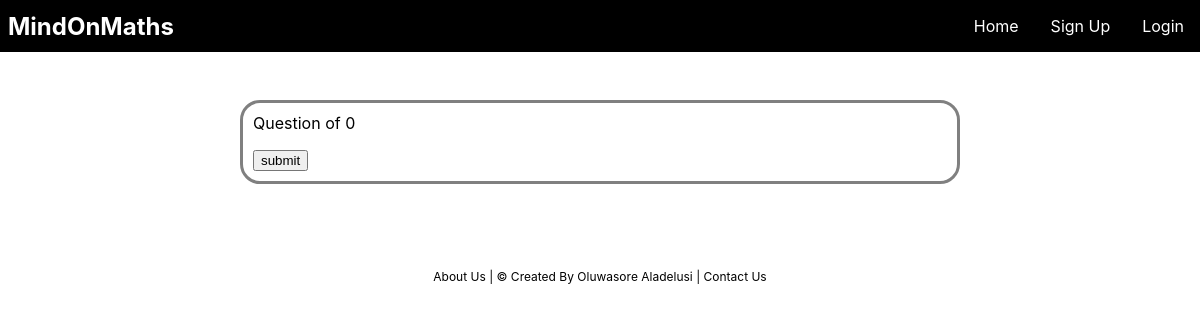
/rounding_year_4_quiz/rounding_year_4_quiz.php?n=1, run on an earlier commit of the app's database.
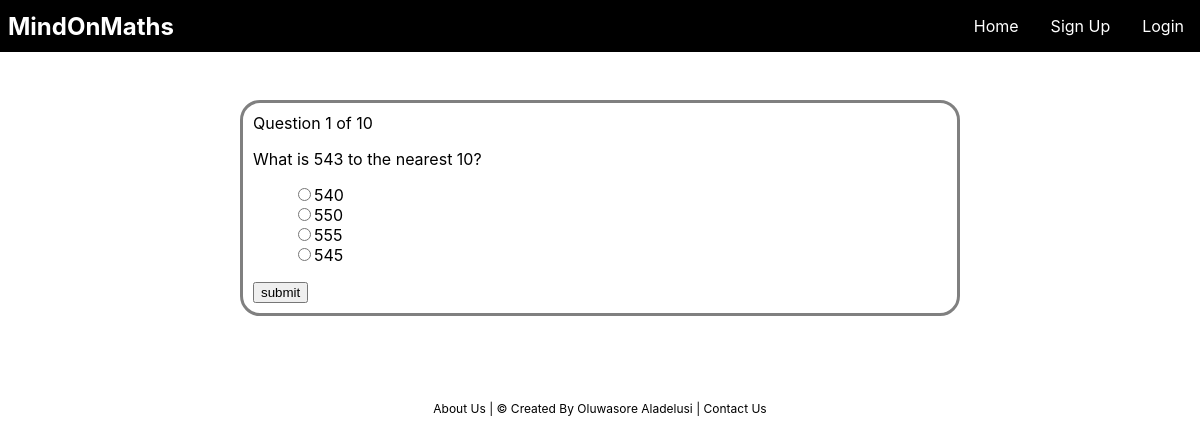
And on a later commit of the database.
### tables this page shows
CREATE TABLE `questions` (
  `id` int(11) NOT NULL,
  `questions_number` int(11) NOT NULL,
  `text` text NOT NULL,
  `topic` text NOT NULL
);

CREATE TABLE `choices` (
  `id` int(11) NOT NULL,
  `questions_number` int(11) NOT NULL,
  `is_correct` tinyint(1) NOT NULL DEFAULT 0,
  `text` text NOT NULL,
  `topic` text NOT NULL
);

### rounding_year_4_quiz/rounding_year_4_quiz.php (the view, shortened to what this page needs)
<?php
    include_once '../includes/dbh.inc.php';
    include '../navbar/quizheader.php';
?>
<?php
$number = (int) $_GET['n'];
$query = "SELECT * FROM `questions` WHERE topic = 'rounding_year_4'";
$result = mysqli_query($conn, $query) or die(mysqli_error($conn) . __LINE__);
$total = mysqli_num_rows($result);
$query = "SELECT * FROM `questions` WHERE questions_number = $number AND topic = 'rounding_year_4'";
$result = mysqli_query($conn, $query) or die(mysqli_error($conn) . __LINE__);
$question = mysqli_fetch_assoc($result);
$query = "SELECT * FROM `choices` WHERE questions_number = $number AND topic = 'rounding_year_4'";
$choices = mysqli_query($conn, $query) or die(mysqli_error($conn) . __LINE__);
?>
<!DOCTYPE html>
<html lang="en">
<head>
</head>
<body>
    <div class="quiz-container">
        <div class="current-question">Question <?php echo $question['questions_number']; ?> of <?php echo $total?></div>
        <p class="question">
            <?php
            echo $question['text'];
            ?>
        </p>
        <form method="post" action="rounding_year_4_process.php">
            <ul class="choices">
                <?php
                while ($row = mysqli_fetch_assoc($choices)) :
                ?>
                    <li><input name="choice" type="radio" value="<?php echo $row['id']; ?>"><?php echo $row['text']; ?></li>
                <?php endwhile; ?>
            </ul>
            <input type="submit" value="submit"/>
        </form>
    </div>
</body>
</html>
<?php
include_once '../navbar/quizfooter.php'
?>

### navbar/quizheader.php (shortened to what this page needs)
<!DOCTYPE html>
<html lang="en">
<head>
    <link rel="stylesheet" href="../css/style.css">
</head>
<body>
    <nav class="navbar">
        <div class="brand-title">MindOnMaths</div>
        <div class="navbar-links">
            <ul>
                <li><a href="../index.php">Home</a></li>
                <?php
                if (isset($_SESSION["useruid"])) {
                    echo "<li><a href='../dashboard.php'>Dashboard</a></li>";
                    echo "<li><a href='../settings.php'>Settings</a></li>";
                    echo "<li><a href='../includes/logout.inc.php'>Logout</a></li>";
                } else {
                    echo "<li><a href='../signup.php'>Sign Up</a></li>";
                    echo "<li><a href='../login.php'>Login</a></li>";
                }
                ?>
            </ul>
        </div>
    </nav>
</body>

### navbar/quizfooter.php (shortened to what this page needs)
<!DOCTYPE html>
<html lang="en">
<head>
    <link rel="stylesheet" href="css/style.css">
</head>
<body>
    <div class="footer-container">
        <p>
            <a href="../aboutus.php">About Us | </a>
            &#169; Created By <a href="mailto:sore.aladelusi@yahoo.com">Oluwasore Aladelusi</a>
            <a href="../contact.php"> | Contact Us</a>
        </p>
    </div>
</body>
</html>

### css/style.css (style rules this page uses)
* { box-sizing: border-box; }
body { margin: 0; padding: 0; }
.navbar { display: flex; justify-content: space-between; align-items: center; background-color: black; color: white; top: 0; position: fixed; width: 100%; z-index: 1; }
.brand-title { font-size: 1.5rem; font-family: -apple-system, BlinkMacSystemFont, 'Segoe UI', Roboto, Oxygen, Ubuntu, Cantarell, 'Open Sans', 'Helvetica Neue', sans-serif; font-weight: bold; margin: .5rem; color: white; }
.navbar-links ul { margin: 0; padding: 0; display: flex; }
.navbar-links li { list-style: none; }
.navbar-links li a { text-decoration: none; font-family: -apple-system, BlinkMacSystemFont, 'Segoe UI', Roboto, Oxygen, Ubuntu, Cantarell, 'Open Sans', 'Helvetica Neue', sans-serif; color: white; padding: 1rem; display: block; }
.footer-container { text-align: center; padding: 3px; background-color: transparent; font-size: 12px; margin-top: 70px; height: 30px; font-family: -apple-system, BlinkMacSystemFont, 'Segoe UI', Roboto, Oxygen, Ubuntu, Cantarell, 'Open Sans', 'Helvetica Neue', sans-serif; }
.footer-container a , .footer-container p { text-decoration: none; color: black; }
.quiz-container { font-family: -apple-system, BlinkMacSystemFont, 'Segoe UI', Roboto, Oxygen, Ubuntu, Cantarell, 'Open Sans', 'Helvetica Neue', sans-serif; width: 60%; margin: 0 auto; overflow: auto; margin-top: 100px; border-color: grey; border-style: solid; border-radius: 20px; padding: 10px; }
.quiz-container li { list-style: none; }

What changed in the data, as far as the page shows it:
added questions: questions_number "1", text "What is 543 to the nearest 10?"
added choices: text "540"
added choices: text "550"
added choices: text "555"
added choices: text "545"
Also different on the page:
$total: "0" → "10"
